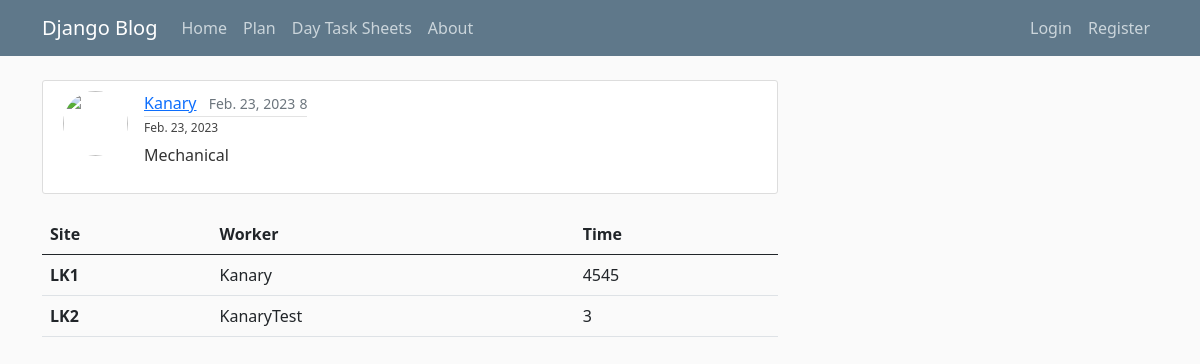
The page /daytasksheet/8/ on the database its author committed.
### blog/models.py (models this page shows, shortened)
class DayTaskSheet(models.Model):
    date = models.DateField(default=timezone.now)
    SHOP_CHOICES = [(1, 'Laser'),
                    (2, 'Mechanical')]
    shop = models.IntegerField(choices=SHOP_CHOICES)
    shop_master = models.ForeignKey(User,
                                    on_delete=models.RESTRICT)
    class Meta:
        unique_together = ['date', 'shop']

class DayTask(models.Model):
    sheet = models.ForeignKey(DayTaskSheet,
                              on_delete=models.RESTRICT)
    SITE_CHOICES = [(1, 'LK1'),
                    (2, 'LK2'),
                    (3, 'LK3'),
                    (4, 'Welding'),
                    (5, 'Fitting'),
                    (6, 'TS1620'),
                    (7, 'FC'),
                    (8, 'RT')]
    site = models.IntegerField(choices=SITE_CHOICES)
    worker = models.ForeignKey(User,
                               on_delete=models.RESTRICT)
    serial_number = models.ForeignKey(SerialNumber,
                                      on_delete=models.RESTRICT)
    operation = models.ForeignKey(TechCard,
                                  on_delete=models.RESTRICT)
    time = models.PositiveSmallIntegerField()

### blog/views.py (the view)
# urls.py: path('daytasksheet/<int:pk>/', DayTaskSheetDetailView.as_view(), name='daytasksheet-detail'),
class DayTaskSheetDetailView(DetailView):
    model = DayTaskSheet
    def get_context_data(self, **kwargs):
        context = super().get_context_data(**kwargs)
        context['daytasks'] = DayTask.objects.filter(sheet__id=context['object'].pk)
        return context

### blog/templates/blog/daytasksheet_detail.html (shortened to what this page needs)
{% extends "blog/base.html" %}
{% load comments %}
{% block content %}
<article class="d-flex content-section">
    <img class="rounded-circle article-img" src="{{ object.shop_master.profile.image.url }}">
    <div class="media-body">
        <div class="article-metadata">
            <a class="me-2" href="{% url 'user-posts' object.shop_master.username %}">{{ object.shop_master }}</a>
            <small class="text-muted">{{ object.date }}</small>
            <small class="text-muted">{{ object.pk }}</small>
        </div>
        <h2 class="article-title">{{ object.date }}</h2>
        <p class="article-content">{{ object.get_shop_display }}</p>
    </div>
</article>
<table class="table">
  <thead>
    <tr>
      <th scope="col">Site</th>
      <th scope="col">Worker</th>
      <th scope="col">Time</th>
    </tr>
  </thead>
  <tbody>
  {% for daytask in daytasks %}
    <tr>
      <th scope="row">{{ daytask.get_site_display }}</th>
      <td>{{ daytask.worker }}</td>
      <td>{{ daytask.time }}</td>
    </tr>
  {% endfor %}
  </tbody>
</table>
{% endblock content %}

### blog/static/blog/main.css (style rules this page uses)
body { background: #fafafa; color: #333333; margin-top: 5rem; }
h1, h2, h3, h4, h5, h6 { color: #444444; font-size: 12px; }
.content-section { background: #ffffff; padding: 10px 20px; border: 1px solid #dddddd; border-radius: 3px; margin-bottom: 20px; }
.article-title { font-size: 12px; color: #444444; }
.article-content { white-space: pre-line; }
.article-img { height: 65px; width: 65px; margin-right: 16px; }
.article-metadata { padding-bottom: 1px; margin-bottom: 4px; border-bottom: 1px solid #e3e3e3 }

### rows shown on the page
DayTaskSheet: shop_master "Kanary", date "Feb. 23, 2023", pk "8", shop "Mechanical"
DayTask: site "LK1", worker "Kanary", time "4545"
DayTask: site "LK2", worker "KanaryTest", time "3"
